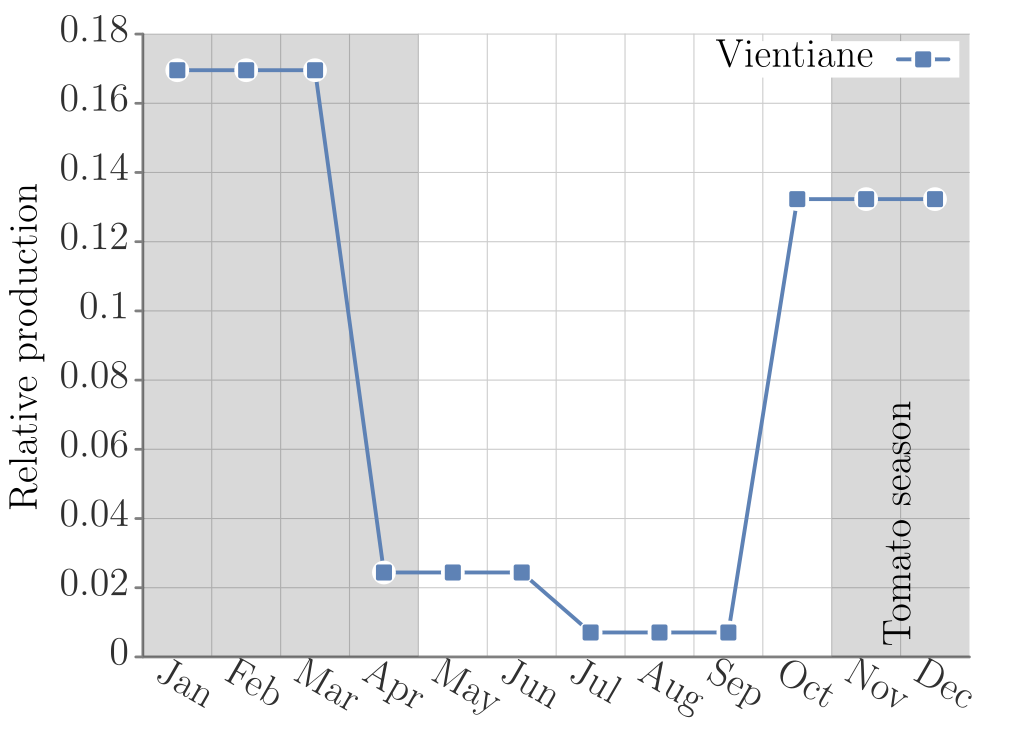

gnuplot code for this plot:
##### terminal
clear
# set loadpath '~/Dropbox/proj/gp/src'
set term tikz standalone size 12.5cm,8.75cm font ",14" gparrows scale 2,2 textscale 2
set datafile separator ','

##### output
set output 'prod_tomato_LAO.tex'

##### bg: bg color, axes, grid, tics
##### http://www.colourlovers.com/palette/268142/Danger_Mouse
Danger='#F84934'; # red
Shoes='#4D5E5F'; # grey
##### Rand Olson
roBlue='#1F77B4';
roRed='#D62728';
# border
set style line 21 lt 1 lc rgb '#808080' 
set border 3 back ls 21 lw 5
# grid
set style line 22 lt 2 lc rgb '#CCCCCC' lw 2
set style line 23 lt 2 lc rgb '#DDDDDD' lw 1
set grid xtics mxtics ytics mytics back ls 22, ls 23
# tics
set tics textcolor rgb '#303030'
set tics nomirror out scale 1,.1
set mxtics 2
set mytics 2

##### load default linestyles
set style increment user
# taken care of in terminal
do for [i=1:15] { set style line i lt 1 lw 7 }

##### line colors
# mathematica default
DarkBlue= '#5e82b5'
Orange=   '#e09c24'
Green=    '#8fb030'
Red=      '#eb634f'
Purple=   '#8778b3'
Brown=    '#c46e1a'
LightBlue='#5c9ec7'
Yellow=   '#FDBF6F'
MATHEMATICA="#5e82b5 #e09c24 #8fb030 #eb634f #8778b3 #c46e1a #5c9ec7 #FDBF6F"
do for[i=1:8] {set style line i lc rgb word(MATHEMATICA,i)}
####

##### data style
set style data linespoints;
set style line 1 pt 5
set style line 2 pt 7
set style line 3 pt 13
set style line 4 pt 17
set style line 5 pt 4
set style line 6 pt 6
set style line 7 pt 12
set style line 8 pt 16
#
set pointintervalbox 4.5
do for [i=1:15] {set style line i ps 2.75 pi -1}

# NOTE: offsets should be a function of font sizes
##### key
set key t l Left spacing 2 width 5 opaque font ",15"

##### tics (note that tics are also set in theme)
set xtics font ",15" offset 0,.2
set ytics font ",15" offset 1.5,0

##### plot
set title font ",15" "" offset -3,.3
set xlabel "" offset 0,0 font ",15"
set ylabel "Relative production" offset -2,0 font ",15"


unset title; unset xlabel; unset mxtics; unset mytics;        set xtic rotate by -30 offset -2,-.5 scale 0 autojustify;        set key r t width 8;        set style rect fc lt -1 fs transparent solid 0.15 noborder;        set obj rect from 11, graph 0 to 13, graph 1;        set obj rect from 1, graph 0 to 5, graph 1;        set label "\\parbox{4cm}{Tomato season}" at 12,graph 0 rotate by 90 left;        set xrange [1:13];        set xtics ("Jan" 1,"Feb" 2,"Mar" 3,"Apr" 4,"May" 5,       "Jun" 6,"Jul" 7,"Aug" 8,"Sep" 9,"Oct" 10,"Nov" 11,"Dec" 12) offset 0.5,0;

set style fill transparent solid .5;       plot       'vientiane.csv' u 1:3 ti 'Vientiane'

set term x11 reset;
